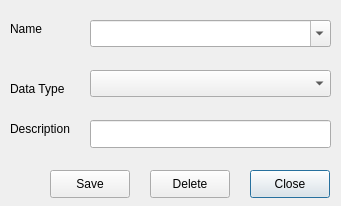
<?xml version="1.0" encoding="UTF-8"?>
<ui version="4.0">
 <class>PersonalCharacteristics</class>
 <widget class="QDialog" name="PersonalCharacteristics">
  <property name="geometry">
   <rect>
    <x>0</x>
    <y>0</y>
    <width>341</width>
    <height>206</height>
   </rect>
  </property>
  <property name="minimumSize">
   <size>
    <width>341</width>
    <height>206</height>
   </size>
  </property>
  <property name="windowTitle">
   <string>Personal Characteristics</string>
  </property>
  <widget class="QPushButton" name="btnPCharsClose">
   <property name="geometry">
    <rect>
     <x>250</x>
     <y>170</y>
     <width>80</width>
     <height>28</height>
    </rect>
   </property>
   <property name="text">
    <string>Close</string>
   </property>
  </widget>
  <widget class="QPushButton" name="btnCharacteristicDelete">
   <property name="geometry">
    <rect>
     <x>150</x>
     <y>170</y>
     <width>80</width>
     <height>28</height>
    </rect>
   </property>
   <property name="text">
    <string>Delete</string>
   </property>
  </widget>
  <widget class="QPushButton" name="btnCharacteristicSave">
   <property name="geometry">
    <rect>
     <x>50</x>
     <y>170</y>
     <width>80</width>
     <height>28</height>
    </rect>
   </property>
   <property name="text">
    <string>Save</string>
   </property>
  </widget>
  <widget class="QComboBox" name="cmbCharacteristic">
   <property name="geometry">
    <rect>
     <x>90</x>
     <y>20</y>
     <width>241</width>
     <height>27</height>
    </rect>
   </property>
   <property name="editable">
    <bool>true</bool>
   </property>
  </widget>
  <widget class="QComboBox" name="cmbDataType">
   <property name="geometry">
    <rect>
     <x>90</x>
     <y>70</y>
     <width>241</width>
     <height>27</height>
    </rect>
   </property>
  </widget>
  <widget class="QLabel" name="label">
   <property name="geometry">
    <rect>
     <x>10</x>
     <y>20</y>
     <width>54</width>
     <height>18</height>
    </rect>
   </property>
   <property name="text">
    <string>Name</string>
   </property>
  </widget>
  <widget class="QLabel" name="label_2">
   <property name="geometry">
    <rect>
     <x>10</x>
     <y>80</y>
     <width>61</width>
     <height>18</height>
    </rect>
   </property>
   <property name="text">
    <string>Data Type</string>
   </property>
  </widget>
  <widget class="QLabel" name="label_3">
   <property name="geometry">
    <rect>
     <x>10</x>
     <y>120</y>
     <width>71</width>
     <height>18</height>
    </rect>
   </property>
   <property name="text">
    <string>Description</string>
   </property>
  </widget>
  <widget class="QLineEdit" name="txtDescription">
   <property name="geometry">
    <rect>
     <x>90</x>
     <y>120</y>
     <width>241</width>
     <height>28</height>
    </rect>
   </property>
  </widget>
 </widget>
 <tabstops>
  <tabstop>cmbCharacteristic</tabstop>
  <tabstop>cmbDataType</tabstop>
  <tabstop>txtDescription</tabstop>
  <tabstop>btnCharacteristicSave</tabstop>
  <tabstop>btnCharacteristicDelete</tabstop>
  <tabstop>btnPCharsClose</tabstop>
 </tabstops>
 <resources/>
 <connections>
  <connection>
   <sender>cmbCharacteristic</sender>
   <signal>currentIndexChanged(int)</signal>
   <receiver>PersonalCharacteristics</receiver>
   <slot>populateForm()</slot>
   <hints>
    <hint type="sourcelabel">
     <x>98</x>
     <y>32</y>
    </hint>
    <hint type="destinationlabel">
     <x>36</x>
     <y>42</y>
    </hint>
   </hints>
  </connection>
  <connection>
   <sender>btnCharacteristicSave</sender>
   <signal>clicked()</signal>
   <receiver>PersonalCharacteristics</receiver>
   <slot>savePersonalCharacteristic()</slot>
   <hints>
    <hint type="sourcelabel">
     <x>53</x>
     <y>175</y>
    </hint>
    <hint type="destinationlabel">
     <x>24</x>
     <y>172</y>
    </hint>
   </hints>
  </connection>
  <connection>
   <sender>btnCharacteristicDelete</sender>
   <signal>clicked()</signal>
   <receiver>PersonalCharacteristics</receiver>
   <slot>deletePersonalCharacteristic()</slot>
   <hints>
    <hint type="sourcelabel">
     <x>190</x>
     <y>179</y>
    </hint>
    <hint type="destinationlabel">
     <x>137</x>
     <y>156</y>
    </hint>
   </hints>
  </connection>
  <connection>
   <sender>btnPCharsClose</sender>
   <signal>clicked()</signal>
   <receiver>PersonalCharacteristics</receiver>
   <slot>mdiClose()</slot>
   <hints>
    <hint type="sourcelabel">
     <x>306</x>
     <y>172</y>
    </hint>
    <hint type="destinationlabel">
     <x>231</x>
     <y>155</y>
    </hint>
   </hints>
  </connection>
 </connections>
 <slots>
  <slot>populateForm()</slot>
  <slot>savePersonalCharacteristic()</slot>
  <slot>deletePersonalCharacteristic()</slot>
  <slot>mdiClose()</slot>
 </slots>
</ui>
